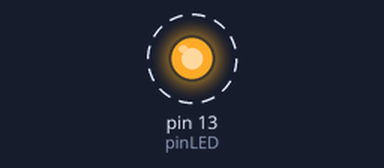
Recording of a sketch running on a simulated Arduino Uno, built with avr-gcc and run on an emulated ATmega328P. On the bench: output pins drawn as LEDs (lit = HIGH). Dashed ring = blinking.

Above: at 0.5 s.
Timing chart, 0 to 3.0 s (numbered marks = the images above):
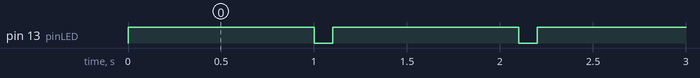

The sketch:

L2_Control_LED.ino
```cpp
// (licence header left out)
const int pinLED = 13;                      // LED connect to D13

void setup()
{
    pinMode(pinLED, OUTPUT);                // set direction of D13-OUTPUT
}

void loop()
{
    digitalWrite(pinLED, HIGH);             // LED on
    delay(1000);
    digitalWrite(pinLED, LOW);              // LED off
    delay(100);
}
```

Measured:
- by itself, pin 13 (pinLED): alternates HIGH for 1.0 s and LOW for 0.10 s
